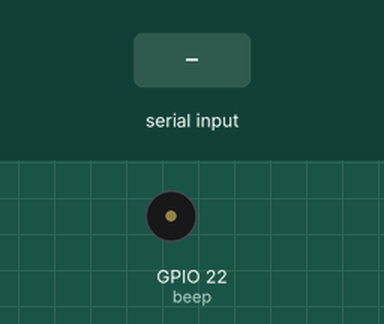
This program was run on a simulated ESP32 board running MicroPython. Parts: buzzer (waves = sounding). Inputs (shaded band) come from the test bench. What the program prints to the serial console is not drawn.

Above: at 1.2 s.
1.3 s: "5" typed at the serial console, then Enter
At 1.7 s:
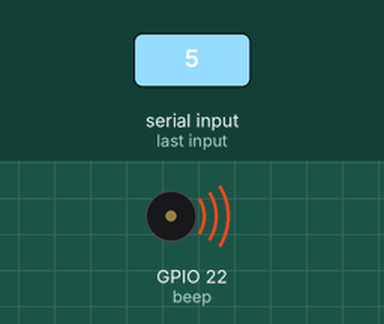
3.3 s: "90" typed at the serial console, then Enter
At 5.0 s:
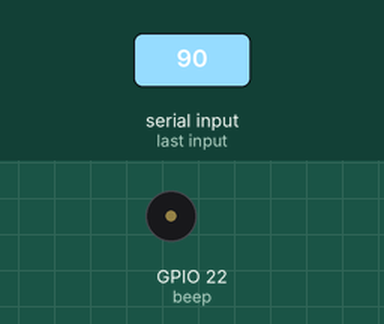
Timing chart, 0 to 6.5 s (numbered marks = the images above; inputs shaded):
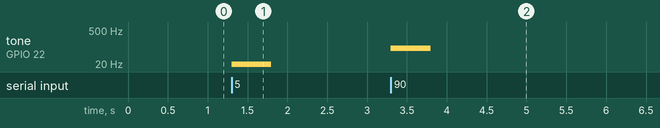

The program:

______0.5s_PMW_.py
```python
#导入Pin模块
from machine import Pin
import time
from machine import PWM

#程序入口
while True:
    i=0
    b=1
    a=int(input("输入频率（1到500000的整数）"))
    beep=PWM(Pin(22),freq=a,duty=512)
    time.sleep_ms(500)
    beep=PWM(Pin(22),freq=a,duty=0)
        
```

Measured:
- after the input at 1.3 s, tone on GPIO 22 (beep): silent → 5 Hz at once, → silent 0.50 s later
- after the input at 3.3 s, tone on GPIO 22 (beep): silent → 90 Hz at once, → silent 0.50 s later
